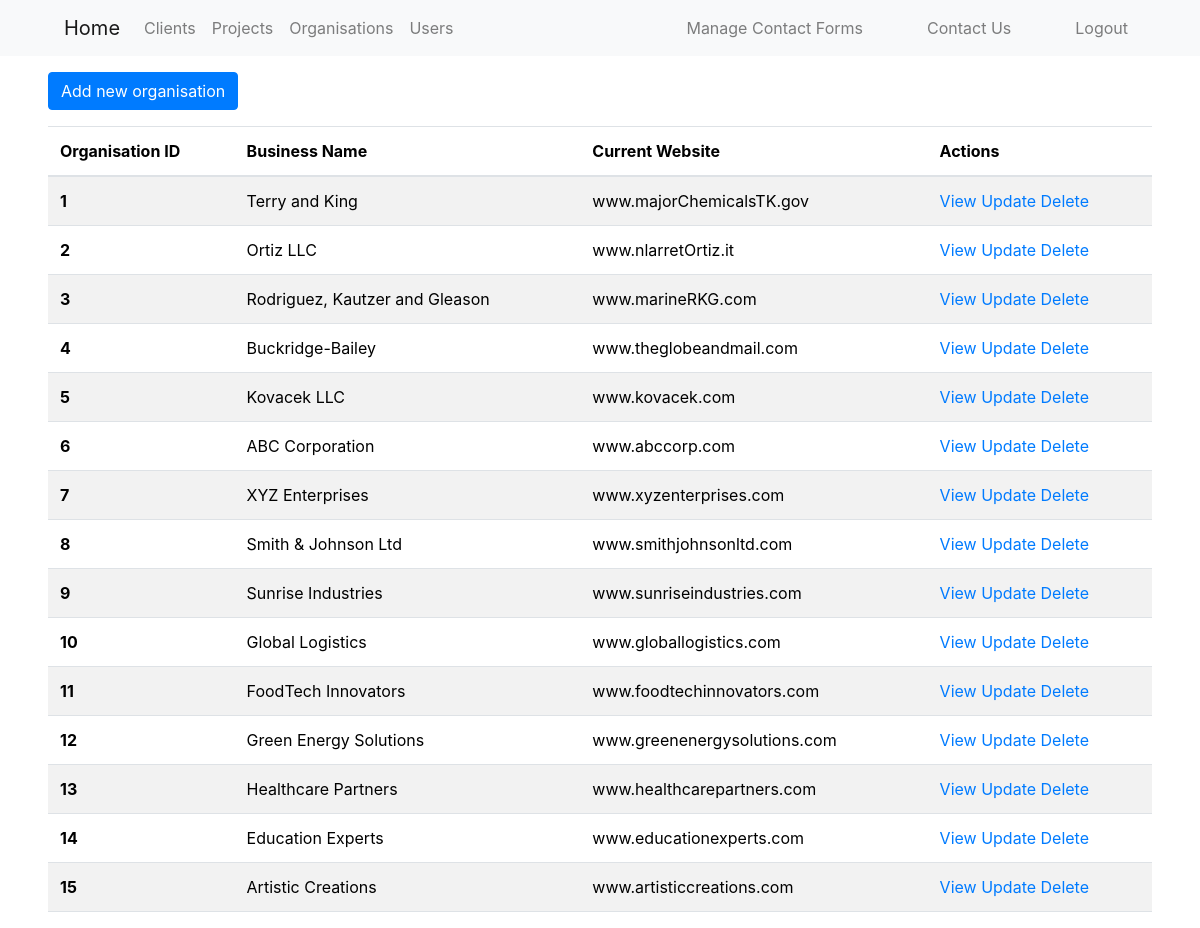
Page /organisations_pages/index.php (signed in) on the committed database.
### tables this page shows
CREATE TABLE ORGANISATIONS (
    org_id INT PRIMARY KEY AUTO_INCREMENT,
    business_name VARCHAR(100) NOT NULL,
    current_website VARCHAR(255),
    business_description TEXT,
    technology_currently_used VARCHAR(255),
    industry_operated_in VARCHAR(100),
    services_offered TEXT,
    field VARCHAR(100)
);

### organisations_pages/index.php (the view, shortened to what this page needs)
<?php
require_once("../authentication.php");
$queryOrganisations = "SELECT * FROM `organisations`";
$stmt = $dbh->prepare($queryOrganisations);
$stmt->execute();
?>
<!doctype html>
<html lang="en">
<head>
    <link href="https://cdn.jsdelivr.net/npm/bootstrap@5.3.1/dist/css/bootstrap.min.css" rel="stylesheet">
    <link rel="stylesheet" href="https://maxcdn.bootstrapcdn.com/bootstrap/4.5.2/css/bootstrap.min.css">
</head>
<body>
<div class="mt-3 mb-3 ms-5">
    <a class="btn btn-primary" href="add.php" role="button">Add new organisation</a>
</div>
<div class="ms-5 me-5">
    <table class="table table-striped">
        <thead>
        <tr>
            <th scope="col">Organisation ID</th>
            <th scope="col">Business Name</th>
            <th scope="col">Current Website</th>
            <th scope="col">Actions</th>
        </tr>
        </thead>
        <tbody>
        <?php while ($row = $stmt->fetchObject()): ?>
            <tr>
                <th scope="row"><?= $row->org_id ?></th>
                <td class="business_name"><?= $row->business_name ?></td>
                <td class="current_website"><?= $row->current_website ?></td>
                <td>
                    <a href="view_organisation.php?org_id=<?= $row->org_id ?>">View</a>
                    <a href="update.php?org_id=<?= $row->org_id ?>">Update</a>
                    <a href="delete.php?org_id=<?= $row->org_id ?>" class="delete-organisation" data-org-id="<?= $row->org_id ?>" onclick="return confirmDelete(event)">Delete</a>
                </td>
            </tr>
        <?php endwhile; ?>
        </tbody>
    </table>
</body>
</html>

### rows in the picture
organisations: org_id "1", business_name "Terry and King", current_website "www.majorChemicalsTK.gov"
organisations: org_id "2", business_name "Ortiz LLC", current_website "www.nlarretOrtiz.it"
organisations: org_id "3", business_name "Rodriguez, Kautzer and Gleason", current_website "www.marineRKG.com"
organisations: org_id "4", business_name "Buckridge-Bailey", current_website "www.theglobeandmail.com"
organisations: org_id "5", business_name "Kovacek LLC", current_website "www.kovacek.com"
organisations: org_id "6", business_name "ABC Corporation", current_website "www.abccorp.com"
organisations: org_id "7", business_name "XYZ Enterprises", current_website "www.xyzenterprises.com"
organisations: org_id "8", business_name "Smith & Johnson Ltd", current_website "www.smithjohnsonltd.com"
organisations: org_id "9", business_name "Sunrise Industries", current_website "www.sunriseindustries.com"
organisations: org_id "10", business_name "Global Logistics", current_website "www.globallogistics.com"
organisations: org_id "11", business_name "FoodTech Innovators", current_website "www.foodtechinnovators.com"
organisations: org_id "12", business_name "Green Energy Solutions", current_website "www.greenenergysolutions.com"
organisations: org_id "13", business_name "Healthcare Partners", current_website "www.healthcarepartners.com"
organisations: org_id "14", business_name "Education Experts", current_website "www.educationexperts.com"
organisations: org_id "15", business_name "Artistic Creations", current_website "www.artisticcreations.com"
